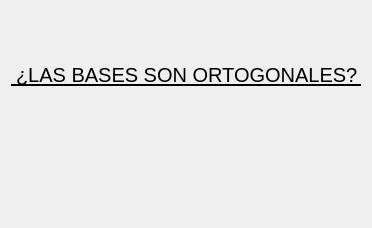
                <widget class="QWidget" name="tab_4">
                 <attribute name="title">
                  <string>O. Bases</string>
                 </attribute>
                 <layout class="QGridLayout" name="gridLayout_142">
                  <item row="0" column="0">
                   <widget class="QFrame" name="frame_140">
                    <property name="minimumSize">
                     <size>
                      <width>350</width>
                      <height>0</height>
                     </size>
                    </property>
                    <property name="styleSheet">
                     <string notr="true">QFrame{
border: none
}</string>
                    </property>
                    <property name="frameShape">
                     <enum>QFrame::StyledPanel</enum>
                    </property>
                    <property name="frameShadow">
                     <enum>QFrame::Raised</enum>
                    </property>
                    <layout class="QGridLayout" name="gridLayout_118">
                     <property name="leftMargin">
                      <number>0</number>
                     </property>
                     <property name="topMargin">
                      <number>0</number>
                     </property>
                     <property name="rightMargin">
                      <number>0</number>
                     </property>
                     <property name="bottomMargin">
                      <number>0</number>
                     </property>
                     <item row="2" column="0">
                      <widget class="QFrame" name="frame_141">
                       <property name="minimumSize">
                        <size>
                         <width>350</width>
                         <height>70</height>
                        </size>
                       </property>
                       <property name="maximumSize">
                        <size>
                         <width>350</width>
                         <height>70</height>
                        </size>
                       </property>
                       <property name="frameShape">
                        <enum>QFrame::StyledPanel</enum>
                       </property>
                       <property name="frameShadow">
                        <enum>QFrame::Raised</enum>
                       </property>
                       <layout class="QGridLayout" name="gridLayout_119">
                        <item row="0" column="1">
                         <widget class="QFrame" name="frame_142">
                          <property name="minimumSize">
                           <size>
                            <width>50</width>
                            <height>50</height>
                           </size>
                          </property>
                          <property name="maximumSize">
                           <size>
                            <width>50</width>
                            <height>50</height>
                           </size>
                          </property>
                          <property name="frameShape">
                           <enum>QFrame::StyledPanel</enum>
                          </property>
                          <property name="frameShadow">
                           <enum>QFrame::Raised</enum>
                          </property>
                          <layout class="QHBoxLayout" name="horizontalLayout_24">
                           <property name="spacing">
                            <number>0</number>
                           </property>
                           <property name="leftMargin">
                            <number>0</number>
                           </property>
                           <property name="topMargin">
                            <number>0</number>
                           </property>
                           <property name="rightMargin">
                            <number>0</number>
                           </property>
                           <property name="bottomMargin">
                            <number>0</number>
                           </property>
                           <item>
                            <widget class="QLabel" name="O12_4">
                             <property name="minimumSize">
                              <size>
                               <width>40</width>
                               <height>40</height>
                              </size>
                             </property>
                             <property name="maximumSize">
                              <size>
                               <width>40</width>
                               <height>40</height>
                              </size>
                             </property>
                             <property name="styleSheet">
                              <string notr="true">QLabel{
border: none;
}</string>
                             </property>
                             <property name="text">
                              <string/>
                             </property>
                             <property name="pixmap">
                              <pixmap>../GUI Tesis/Empty.png</pixmap>
                             </property>
                             <property name="scaledContents">
                              <bool>true</bool>
                             </property>
                            </widget>
                           </item>
                          </layout>
                         </widget>
                        </item>
                        <item row="0" column="2">
                         <spacer name="horizontalSpacer_31">
                          <property name="orientation">
                           <enum>Qt::Horizontal</enum>
                          </property>
                          <property name="sizeHint" stdset="0">
                           <size>
                            <width>40</width>
                            <height>20</height>
                           </size>
                          </property>
                         </spacer>
                        </item>
                        <item row="0" column="0">
                         <spacer name="horizontalSpacer_30">
                          <property name="orientation">
                           <enum>Qt::Horizontal</enum>
                          </property>
                          <property name="sizeHint" stdset="0">
                           <size>
                            <width>40</width>
                            <height>20</height>
                           </size>
                          </property>
                         </spacer>
                        </item>
                       </layout>
                      </widget>
                     </item>
                     <item row="1" column="0">
                      <widget class="QFrame" name="frame_143">
                       <property name="minimumSize">
                        <size>
                         <width>350</width>
                         <height>50</height>
                        </size>
                       </property>
                       <property name="maximumSize">
                        <size>
                         <width>350</width>
                         <height>50</height>
                        </size>
                       </property>
                       <property name="frameShape">
                        <enum>QFrame::StyledPanel</enum>
                       </property>
                       <property name="frameShadow">
                        <enum>QFrame::Raised</enum>
                       </property>
                       <layout class="QGridLayout" name="gridLayout_120">
                        <property name="leftMargin">
                         <number>0</number>
                        </property>
                        <property name="topMargin">
                         <number>0</number>
                        </property>
                        <property name="rightMargin">
                         <number>0</number>
                        </property>
                        <property name="bottomMargin">
                         <number>0</number>
                        </property>
                        <item row="0" column="0">
                         <widget class="QLabel" name="label_95">
                          <property name="minimumSize">
                           <size>
                            <width>350</width>
                            <height>20</height>
                           </size>
                          </property>
                          <property name="maximumSize">
                           <size>
                            <width>200</width>
                            <height>20</height>
                           </size>
                          </property>
                          <property name="styleSheet">
                           <string notr="true">QLabel{
qproperty-alignment: AlignCenter;
font-size: 20px;
border: none;
border-bottom: 2px solid black;
}</string>
                          </property>
                          <property name="text">
                           <string>¿LAS BASES SON ORTOGONALES?</string>
                          </property>
                         </widget>
                        </item>
                       </layout>
                      </widget>
                     </item>
                     <item row="0" column="0">
                      <spacer name="verticalSpacer_8">
                       <property name="orientation">
                        <enum>Qt::Vertical</enum>
                       </property>
                       <property name="sizeHint" stdset="0">
                        <size>
                         <width>20</width>
                         <height>40</height>
                        </size>
                       </property>
                      </spacer>
                     </item>
                    </layout>
                   </widget>
                  </item>
                  <item row="1" column="0">
                   <spacer name="verticalSpacer_9">
                    <property name="orientation">
                     <enum>Qt::Vertical</enum>
                    </property>
                    <property name="sizeHint" stdset="0">
                     <size>
                      <width>20</width>
                      <height>40</height>
                     </size>
                    </property>
                   </spacer>
                  </item>
                 </layout>
                </widget>
